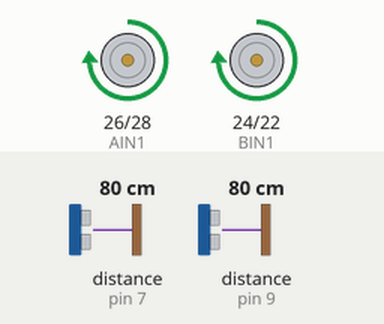
This sketch was run on a simulated Arduino Mega 2560, built with avr-gcc and run on an emulated ATmega2560. Shown: motor-driver pin pairs drawn as motors (green arrow = first pin HIGH = forward, orange = second pin HIGH = backward, longer = more drive, scaled by the enable pin). Wiring (inferred from the names in the program): 2 × ultrasonic range finder: trigger pin 6, echo pin 7 / trigger pin 8, echo pin 9. The inputs (shaded band) are chosen by the test bench; at power-on: distance to the obstacle (sensors on pin 7, pin 9) 80 cm. The echo pulse lasts 58.3 µs per cm.

Above: at 1.09 s.
1.3 s: distance to the obstacle (sensor on pin 7) set to 33 cm
At 1.4 s:
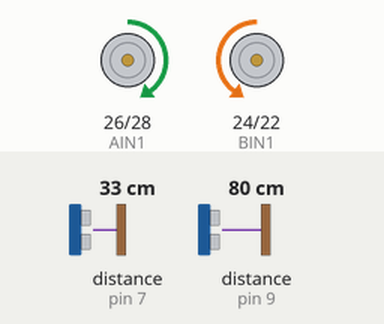
4.3 s: distance to the obstacle (sensor on pin 7) set to 28 cm
7.3 s: distance to the obstacle (sensor on pin 9) set to 34 cm
10.3 s: distance to the obstacle (sensor on pin 9) set to 28 cm
At 11.0 s:
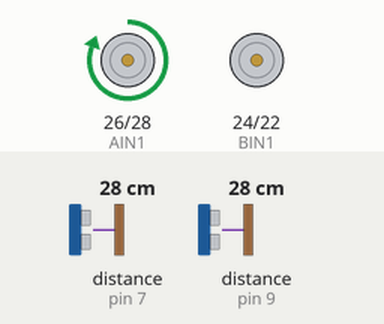
11.9 s: distance to the obstacle (sensor on pin 7) set to 2 cm
At 12.7 s:
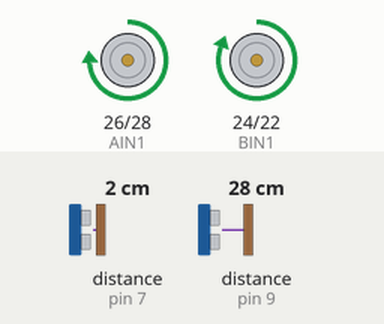
13.4 s: distance to the obstacle (sensor on pin 7) set to 4 cm
At 13.8 s:
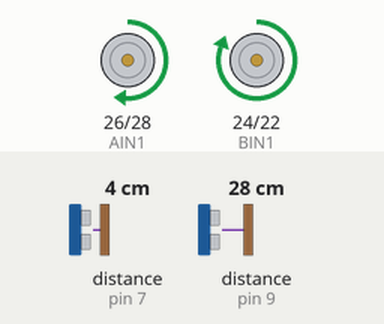
Timing chart, 0 to 15.9 s (numbered marks = the images above; inputs shaded):
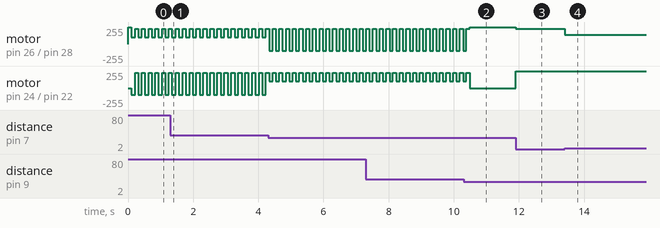

Measured:
- the behaviour switches between 31 and 30 cm on distance to the obstacle (sensor on pin 9) (found by bisection; images 1 and 2)
- after the input at 11.9 s, motor on pin 26 (AIN1) / pin 28 (AIN2): forward 255/255 → forward 230/255 at once; motor on pin 24 (BIN1) / pin 22 (BIN2): stopped → forward 255/255 at once
- after the input at 13.4 s, motor on pin 26 (AIN1) / pin 28 (AIN2): forward 230/255 → forward 142/255 at once
- by itself, motor on pin 26 (AIN1) / pin 28 (AIN2): alternates forward 230/255 for 0.10 s and backward 100/255 for 0.11 s
- by itself, motor on pin 24 (BIN1) / pin 22 (BIN2): alternates forward 230/255 for 0.10 s and forward 100/255 for 0.11 s

The sketch:

maze_following.ino
```cpp
#include <Arduino.h>
#include <Wire.h>
#include "Adafruit_VL6180X.h"


Adafruit_VL6180X vl = Adafruit_VL6180X();

// PID Constants
#define Kp 2
#define Kd 40
#define MaxSpeed 255
#define BaseSpeed 230
#define speedturn 100

//Motor A
int PWMB = 2; //for speed control
int BIN1 = 24; //Direction
int BIN2 = 22; //Direction
//Motor B
int PWMA = 3; //for speed control
int AIN1 = 26; //Direction
int AIN2 = 28; //Direction

// Ultrasonic sensor pins
#define TRIG1_PIN 6 // Left ultrasonic trigger pin
#define ECHO1_PIN 7   // Left ultrasonic echo pin
#define TRIG2_PIN 8  // Right ultrasonic trigger pin
#define ECHO2_PIN 9  // Right ultrasonic echo pin

// Target distance to maintain from the left wall
const int targetDistance = 80;  // in mm

unsigned long previousMillis = 0;      // Store the last time condition was met
unsigned long turnStartMillis = 0;     // Store the start time of the turn
unsigned long straightStartMillis = 0; // Store the start time of the straight movement
const unsigned long turnDelay = 100;   // Delay before initiating turn (ms)
const unsigned long turnHoldTime = 100; // Hold time for the turn (ms)
const unsigned long straightHoldTime = 100; // Hold time for straight movement (ms)
bool isTurning = false;                // Flag to track if the robot is currently turning
bool goStraight = false;               // Flag to track if the robot should go straight after turning

int lastError_maze = 0;

void setup() {
  // Serial.begin(115200);

  // if (!vl.begin()) {
  //   // Serial.println("Failed to find ToF sensor");
  //   while (1);
  // }

  // Initialize ultrasonic sensor pins
  pinMode(TRIG1_PIN, OUTPUT);
  pinMode(ECHO1_PIN, INPUT);
  pinMode(TRIG2_PIN, OUTPUT);
  pinMode(ECHO2_PIN, INPUT);

  // Initialize motor control pins
  pinMode(PWMA, OUTPUT);
  pinMode(AIN1, OUTPUT);
  pinMode(AIN2, OUTPUT);
  pinMode(PWMB, OUTPUT);
  pinMode(BIN1, OUTPUT);
  pinMode(BIN2, OUTPUT);
}

void loop() {
  // Read distance from the left and right ultrasonic sensors
  long distance1 = readUltrasonicDistance(TRIG1_PIN, ECHO1_PIN);
  long distance2 = readUltrasonicDistance(TRIG2_PIN, ECHO2_PIN);

  // uint8_t distance3 = vl.readRange();
  // uint8_t status = vl.readRangeStatus();

  // if (status != VL6180X_ERROR_NONE) {
  //   distance3 = 1000;
  // }

  // Handle straight movement hold after turning
  if (goStraight) {
    if (millis() - straightStartMillis >= straightHoldTime) {
      goStraight = false;  // End the straight movement hold
    } else {
      move(1, BaseSpeed, 1);  // Move both motors forward
      move(0, BaseSpeed, 1);
      return;  // Continue going straight without executing PID control
    }
  }

  // Handle turning hold
  if (isTurning) {
    if (millis() - turnStartMillis >= turnHoldTime) {
      isTurning = false;  // End the turning action
      goStraight = true;  // Start going straight
      straightStartMillis = millis();  // Begin timing the straight hold
    }
    return;  // Exit to continue holding the turn
  }

  // Check if the distance conditions for initiating a turn are met
  if (distance1 > 300 || distance2 > 300) {
    unsigned long currentMillis = millis();

    // Check if turnDelay time has passed since last distance check
    if (currentMillis - previousMillis >= turnDelay) {
      previousMillis = currentMillis;  // Update the previousMillis time
      turnStartMillis = millis();  // Start timing the turn hold duration
      isTurning = true;  // Set turning flag to true

      // Execute turn based on which sensor triggered it
      if (distance1 > 300) {
        move(0, speedturn, 1);  // Turn left
        move(1, speedturn, 0);
      } else if (distance2 > 300) {
        move(0, speedturn, 0);  // Turn right
        move(1, speedturn, 1);
      }
      return;  // Exit loop to allow holding the turn
    }
  }

  // PID control continues as usual if no turn condition is met or turn has ended
  float error = targetDistance - distance1;
  int motorSpeed = Kp * error + Kd * (error - lastError_maze);
  lastError_maze = error;

  int rightMotorSpeed = BaseSpeed + motorSpeed;
  int leftMotorSpeed = BaseSpeed - motorSpeed;

  rightMotorSpeed = constrain(rightMotorSpeed, 0, MaxSpeed);
  leftMotorSpeed = constrain(leftMotorSpeed, 0, MaxSpeed);

  move(1, rightMotorSpeed, 1);
  move(0, leftMotorSpeed, 1);

  // delay(100);  // Small delay to stabilize readings
}

// Function to control motor speed and direction
void move(int motor, int speed, int direction) {
  bool inPin1 = (direction == 1) ? HIGH : LOW;
  bool inPin2 = (direction == 1) ? LOW : HIGH;

  if (motor == 0) {
    digitalWrite(AIN1, inPin1);
    digitalWrite(AIN2, inPin2);
    analogWrite(PWMA, speed);
  } else if (motor == 1) {
    digitalWrite(BIN1, inPin1);
    digitalWrite(BIN2, inPin2);
    analogWrite(PWMB, speed);
  }
}

// Function to measure distance from an ultrasonic sensor
long readUltrasonicDistance(int trigPin, int echoPin) {
  digitalWrite(trigPin, LOW);
  delayMicroseconds(2);
  digitalWrite(trigPin, HIGH);
  delayMicroseconds(10);
  digitalWrite(trigPin, LOW);

  long duration = pulseIn(echoPin, HIGH);
  long distance = duration * 0.34 / 2;  // Convert to centimeters
  return distance;
}
```
